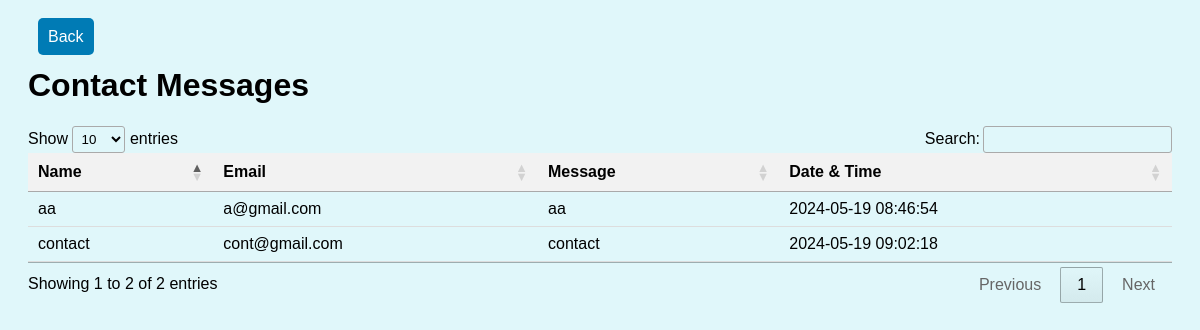
/full-stack/backend/contacts.php (signed in), run on the app's committed database.
### tables this page shows
CREATE TABLE `contacts` (
  `id` int(11) NOT NULL,
  `name` varchar(255) NOT NULL,
  `email` varchar(255) NOT NULL,
  `message` text NOT NULL,
  `submitted_at` timestamp NOT NULL DEFAULT current_timestamp()
);

### full-stack/backend/contacts.php (the view, shortened to what this page needs)
<?php
require 'db.php';
$sql = "SELECT * FROM contacts";
$result = $conn->query($sql);
$contacts = [];
if ($result->num_rows > 0) {
    while ($row = $result->fetch_assoc()) {
        $contacts[] = $row;
    }
}
?>
<!DOCTYPE html>
<html lang="en">
<head>
    <link rel="stylesheet" href="//cdn.datatables.net/1.13.7/css/jquery.dataTables.min.css">
</head>
<body>
    <div class="back">
        <a href="dashboard.php">Back</a>
    </div>
    <h1>Contact Messages</h1>
    <table id="myTable">
        <thead>
            <tr>
                <th>Name</th>
                <th>Email</th>
                <th>Message</th>
                <th>Date & Time</th>
            </tr>
        </thead>
        <tbody>
            <?php foreach ($contacts as $contact): ?>
            <tr>
                <td><?php echo $contact['name']; ?></td>
                <td><?php echo $contact['email']; ?></td>
                <td><?php echo $contact['message']; ?></td>
                <td><?php echo $contact['submitted_at']; ?></td>
            </tr>
            <?php endforeach; ?>
        </tbody>
    </table>
</body>
</html>

### full-stack/backend/contacts.php (style rules this page uses)
body { font-family: Arial, sans-serif; background-color: #e0f7fa; padding: 20px; }
table { width: 100%; border-collapse: collapse; margin-bottom: 20px; }
th, td { padding: 8px; text-align: left; border-bottom: 1px solid #ddd; }
th { background-color: #f2f2f2; }
.back a { background: #007bb5; color: white; text-decoration: none; padding: 10px; border-radius: 5px; margin: 10px; }

### data on the page
contacts: name "aa", email "a@gmail.com", message "aa", submitted_at "2024-05-19 08:46:54"
contacts: name "contact", email "cont@gmail.com", message "contact", submitted_at "2024-05-19 09:02:18"
